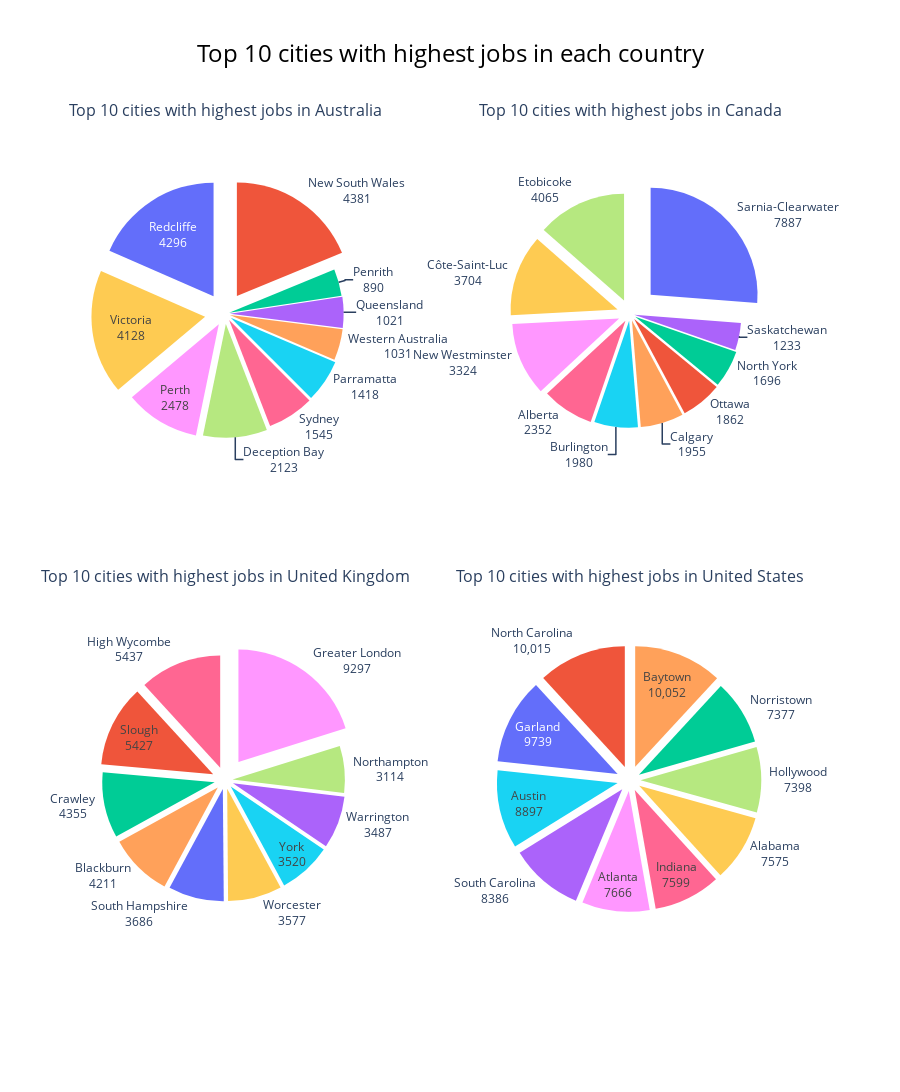

Notebook code for this chart:
### Markdown cell above
## Part 2

### Code cell
country_list = linkedin_job_postings['search_country'].unique().tolist()
country_list.sort()

linkedin_job_postings_by_country_dict = {}

for country in country_list:
    linkedin_job_postings_by_country_dict[country] = linkedin_job_postings[linkedin_job_postings['search_country']==country]

top = 10
top_cities_dict = {}

for country in country_list:
    top_cities_dict[country] = linkedin_job_postings_by_country_dict[country]['search_city'].value_counts().head(top)

fig_dict = {}

chart_colors = np.array(['rgb(239,85,59)', 'rgb(99,110,250)', 'rgb(254,203,82)', 'rgb(255,151,255)', 'rgb(182,232,128)',
                'rgb(255,102,146)', 'rgb(25,211,243)', 'rgb(255,161,90)', 'rgb(171,99,250)', 'rgb(0,204,150)'])

chart_colors_dict = {}

for country in country_list:
    chart_colors_dict[country] = chart_colors.copy()
    np.random.shuffle(chart_colors)

for country in country_list:
    total = top_cities_dict[country].values.sum()
    fig_dict[country] = go.Figure(
                            data=[
                                go.Pie(
                                    labels=top_cities_dict[country].index, 
                                    values=top_cities_dict[country].values,
                                    textinfo='label+value',
                                    insidetextorientation='horizontal',
                                    showlegend=False,
                                    pull=top_cities_dict[country].values / total,
                                    marker=dict(colors=chart_colors_dict[country]),
                                )
                            ]
                        )
    fig_dict[country].update_layout(
        title_text=f"Top {top} cities with highest jobs in {country}",
        title_x=0.5,
        title_y=0.95,
    )

fig2 = make_subplots(
    rows=2, 
    cols=2, 
    subplot_titles=[f"Top {top} cities with highest jobs in {country}" for country in country_list],
    specs=[[{"type": "sunburst"}, {"type": "sunburst"}], [{"type": "sunburst"}, {"type": "sunburst"}]],
    horizontal_spacing=0.2,
    vertical_spacing=0.1,
)

for country in country_list:
    fig2.add_trace(fig_dict[country].data[0], row=country_list.index(country)//2+1, col=country_list.index(country)%2+1)

fig2.update_layout(
    height=1200, 
    # width=1000, 
    title_text="Top 10 cities with highest jobs in each country",
    title_x=0.5,
    title=dict(
        font=dict(
            size=24,  # Adjust text size as needed
            color="black",  # Adjust color as needed
        )
    ),
        margin=dict(l=50, r=50, t=100, b=50),  # Adjust margins as needed
        # spacing=dict(row=0.2, column=0.2)
)

### Figure 1 — Plotly figure (JSON) as saved in the notebook; plotly's stock layout.template omitted (floating-point values rounded to 4 significant figures)
{"data": [{"domain": {"x": [0, 0.4], "y": [0.55, 1]}, "insidetextorientation": "horizontal", "labels": ["New South Wales", "Redcliffe", "Victoria", "Perth", "Deception Bay", "Sydney", "Parramatta", "Western Australia", "Queensland", "Penrith"], "marker": {"colors": ["rgb(239,85,59)", "rgb(99,110,250)", "rgb(254,203,82)", "rgb(255,151,255)", "rgb(182,232,128)", "rgb(255,102,146)", "rgb(25,211,243)", "rgb(255,161,90)", "rgb(171,99,250)", "rgb(0,204,150)"]}, "pull": [0.1879, 0.1843, 0.1771, 0.1063, 0.09107, 0.06628, 0.06083, 0.04423, 0.0438, 0.03818], "showlegend": false, "textinfo": "label+value", "type": "pie", "values": [4381, 4296, 4128, 2478, 2123, 1545, 1418, 1031, 1021, 890]}, {"domain": {"x": [0.6, 1], "y": [0.55, 1]}, "insidetextorientation": "horizontal", "labels": ["Sarnia-Clearwater", "Etobicoke", "Côte-Saint-Luc", "New Westminster", "Alberta", "Burlington", "Calgary", "Ottawa", "North York", "Saskatchewan"], "marker": {"colors": ["rgb(99,110,250)", "rgb(182,232,128)", "rgb(254,203,82)", "rgb(255,151,255)", "rgb(255,102,146)", "rgb(25,211,243)", "rgb(255,161,90)", "rgb(239,85,59)", "rgb(0,204,150)", "rgb(171,99,250)"]}, "pull": [0.2624, 0.1352, 0.1232, 0.1106, 0.07825, 0.06587, 0.06504, 0.06195, 0.05642, 0.04102], "showlegend": false, "textinfo": "label+value", "type": "pie", "values": [7887, 4065, 3704, 3324, 2352, 1980, 1955, 1862, 1696, 1233]}, {"domain": {"x": [0, 0.4], "y": [0, 0.45]}, "insidetextorientation": "horizontal", "labels": ["Greater London", "High Wycombe", "Slough", "Crawley", "Blackburn", "South Hampshire", "Worcester", "York", "Warrington", "Northampton"], "marker": {"colors": ["rgb(255,151,255)", "rgb(255,102,146)", "rgb(239,85,59)", "rgb(0,204,150)", "rgb(255,161,90)", "rgb(99,110,250)", "rgb(254,203,82)", "rgb(25,211,243)", "rgb(171,99,250)", "rgb(182,232,128)"]}, "pull": [0.2016, 0.1179, 0.1177, 0.09445, 0.09132, 0.07994, 0.07757, 0.07634, 0.07562, 0.06753], "showlegend": false, "textinfo": "label+value", "type": "pie", "values": [9297, 5437, 5427, 4355, 4211, 3686, 3577, 3520, 3487, 3114]}, {"domain": {"x": [0.6, 1], "y": [0, 0.45]}, "insidetextorientation": "horizontal", "labels": ["Baytown", "North Carolina", "Garland", "Austin", "South Carolina", "Atlanta", "Indiana", "Alabama", "Hollywood", "Norristown"], "marker": {"colors": ["rgb(255,161,90)", "rgb(239,85,59)", "rgb(99,110,250)", "rgb(25,211,243)", "rgb(171,99,250)", "rgb(255,151,255)", "rgb(255,102,146)", "rgb(254,203,82)", "rgb(182,232,128)", "rgb(0,204,150)"]}, "pull": [0.1187, 0.1182, 0.115, 0.105, 0.099, 0.0905, 0.08971, 0.08943, 0.08734, 0.08709], "showlegend": false, "textinfo": "label+value", "type": "pie", "values": [10052, 10015, 9739, 8897, 8386, 7666, 7599, 7575, 7398, 7377]}], "layout": {"annotations": [{"font": {"size": 16}, "showarrow": false, "text": "Top 10 cities with highest jobs in Australia", "x": 0.2, "xanchor": "center", "xref": "paper", "y": 1, "yanchor": "bottom", "yref": "paper"}, {"font": {"size": 16}, "showarrow": false, "text": "Top 10 cities with highest jobs in Canada", "x": 0.8, "xanchor": "center", "xref": "paper", "y": 1, "yanchor": "bottom", "yref": "paper"}, {"font": {"size": 16}, "showarrow": false, "text": "Top 10 cities with highest jobs in United Kingdom", "x": 0.2, "xanchor": "center", "xref": "paper", "y": 0.45, "yanchor": "bottom", "yref": "paper"}, {"font": {"size": 16}, "showarrow": false, "text": "Top 10 cities with highest jobs in United States", "x": 0.8, "xanchor": "center", "xref": "paper", "y": 0.45, "yanchor": "bottom", "yref": "paper"}], "height": 1200, "margin": {"b": 50, "l": 50, "r": 50, "t": 100}, "title": {"font": {"color": "black", "size": 24}, "text": "Top 10 cities with highest jobs in each country", "x": 0.5}}}
